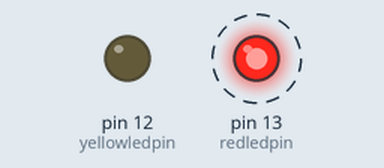
This sketch was run on a simulated Arduino Uno, built with avr-gcc and run on an emulated ATmega328P. Shown: output pins drawn as LEDs (lit = HIGH). Dashed ring = blinking.

Above: at 0.2 s.
Timing chart, 0 to 3.0 s (numbered marks = the images above):
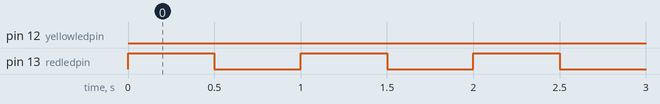

Measured:
- by itself, pin 12 (yellowledpin): LOW → HIGH at 20.0 s, → LOW 0.50 s later, → HIGH 0.50 s later, → LOW 0.50 s later, … (220 changes in this stretch)
- by itself, pin 13 (redledpin): alternates HIGH for 0.50 s and LOW for 0.50 s, 40 changes in all, then stays LOW

The sketch:

arduino_loop.ino
```cpp
int redledpin=13;
int yellowledpin=12;
int redontime=500;
int redofftime=500;
int yellowontime=500;
int yellowofftime=500;
int ledblink=10;
int yellowblink=5;

void setup(){

pinMode (redledpin,OUTPUT);
pinMode (yellowledpin,OUTPUT);
}

void loop(){

  for (int j=1; j<=ledblink; j=j+1){
  digitalWrite(redledpin,HIGH); // 10 TIme red led blik
  delay (redontime);
  digitalWrite(redledpin,LOW);
  delay(redofftime);

  }

  digitalWrite(redledpin,HIGH);
  delay (redontime);
  digitalWrite(redledpin,LOW);
  delay(redofftime);

  digitalWrite(redledpin,HIGH);
  delay (redontime);
  digitalWrite(redledpin,LOW);
  delay(redofftime);

  digitalWrite(redledpin,HIGH);
  delay (redontime);
  digitalWrite(redledpin,LOW);
  delay(redofftime);

  digitalWrite(redledpin,HIGH);
  delay (redontime);
  digitalWrite(redledpin,LOW);
  delay(redofftime);

  digitalWrite(redledpin,HIGH);
  delay (redontime);
  digitalWrite(redledpin,LOW);
  delay(redofftime);

  digitalWrite(redledpin,HIGH);
  delay (redontime);
  digitalWrite(redledpin,LOW);
  delay(redofftime);

  digitalWrite(redledpin,HIGH);
  delay (redontime);
  digitalWrite(redledpin,LOW);
  delay(redofftime);

  digitalWrite(redledpin,HIGH);
  delay (redontime);
  digitalWrite(redledpin,LOW);
  delay(redofftime);

  digitalWrite(redledpin,HIGH);
  delay (redontime);
  digitalWrite(redledpin,LOW);
  delay(redofftime);

  digitalWrite(redledpin,HIGH);
  delay (redontime);
  digitalWrite(redledpin,LOW);
  delay(redofftime);

  for(int i=1; i<=yellowblink; i=1+1){
  digitalWrite (yellowledpin,HIGH);
  delay(yellowontime);
  digitalWrite (yellowledpin,LOW);
  delay (yellowofftime);
  }

}
```
